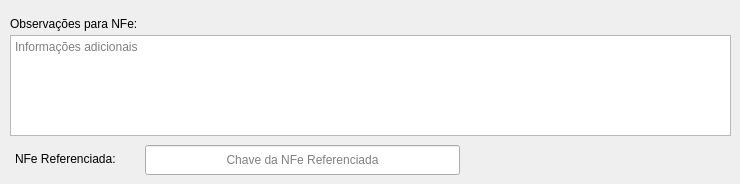
      <widget class="QWidget" name="tabOBS">
       <attribute name="title">
        <string>Observações</string>
       </attribute>
       <widget class="QLabel" name="label_60">
        <property name="geometry">
         <rect>
          <x>10</x>
          <y>15</y>
          <width>160</width>
          <height>17</height>
         </rect>
        </property>
        <property name="text">
         <string>Observações para NFe:</string>
        </property>
       </widget>
       <widget class="QPlainTextEdit" name="plainTextEdit">
        <property name="geometry">
         <rect>
          <x>10</x>
          <y>35</y>
          <width>721</width>
          <height>101</height>
         </rect>
        </property>
        <property name="tabChangesFocus">
         <bool>true</bool>
        </property>
        <property name="placeholderText" stdset="0">
         <string>Informações adicionais</string>
        </property>
       </widget>
       <widget class="QLabel" name="label_61">
        <property name="geometry">
         <rect>
          <x>15</x>
          <y>150</y>
          <width>130</width>
          <height>17</height>
         </rect>
        </property>
        <property name="text">
         <string>NFe Referenciada:</string>
        </property>
       </widget>
       <widget class="QLineEdit" name="txtVariedade_2">
        <property name="geometry">
         <rect>
          <x>145</x>
          <y>145</y>
          <width>315</width>
          <height>30</height>
         </rect>
        </property>
        <property name="text">
         <string/>
        </property>
        <property name="maxLength">
         <number>42</number>
        </property>
        <property name="alignment">
         <set>Qt::AlignCenter</set>
        </property>
        <property name="placeholderText">
         <string>Chave da NFe Referenciada</string>
        </property>
        <property name="clearButtonEnabled" stdset="0">
         <bool>false</bool>
        </property>
       </widget>
      </widget>
